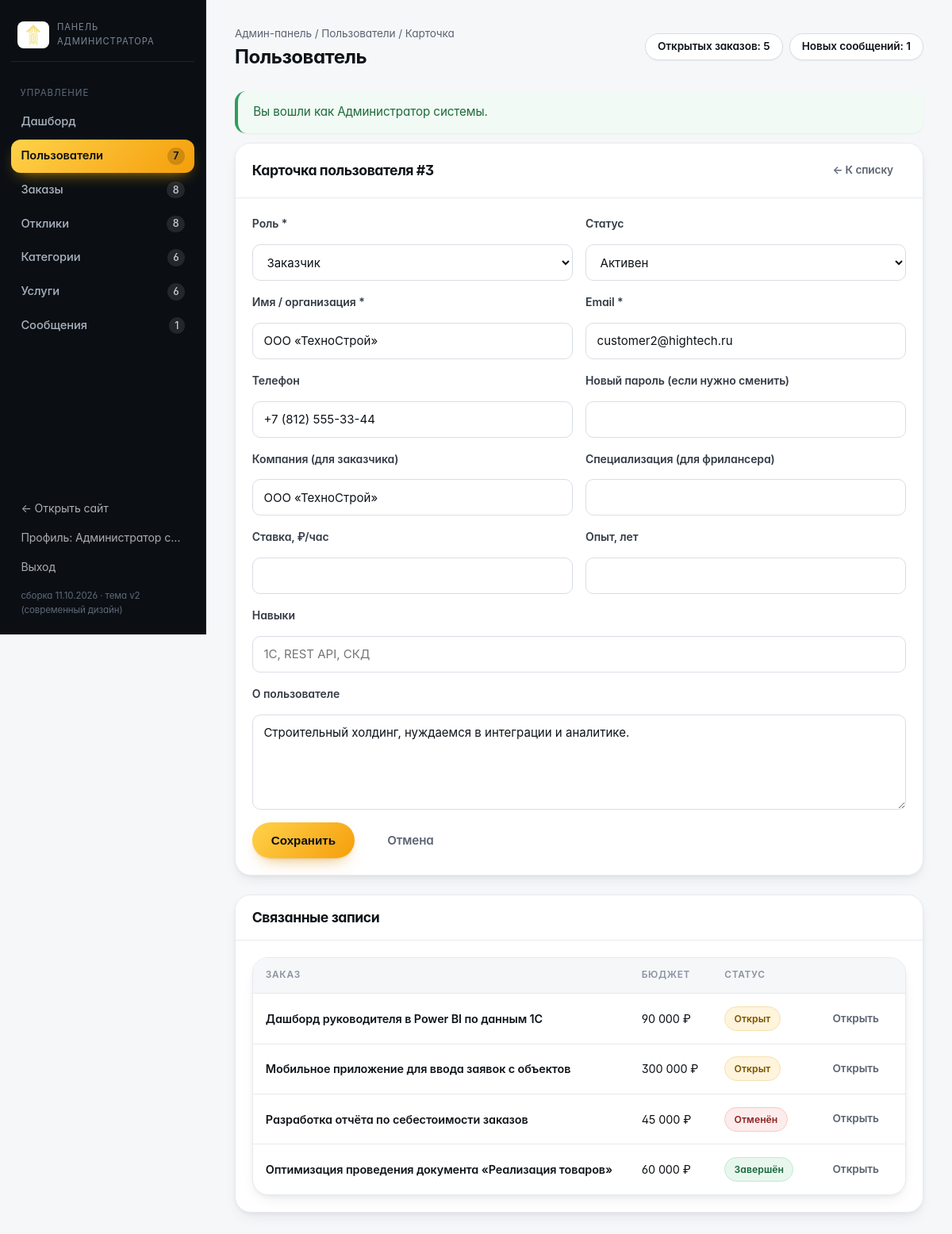
Page /admin/user-form.php?id=3 (signed in) on the committed database.
### tables this page shows
CREATE TABLE `users` (
    `id`             INT UNSIGNED NOT NULL AUTO_INCREMENT,
    `role`           ENUM('customer','freelancer','admin') NOT NULL DEFAULT 'customer',
    `name`           VARCHAR(120)  NOT NULL COMMENT 'ФИО / название организации',
    `email`          VARCHAR(160)  NOT NULL,
    `password_hash`  VARCHAR(255)  NOT NULL,
    `phone`          VARCHAR(40)   DEFAULT NULL,
    `company`        VARCHAR(160)  DEFAULT NULL COMMENT 'Компания заказчика',
    `specialization` VARCHAR(160)  DEFAULT NULL COMMENT 'Специализация фрилансера',
    `skills`         VARCHAR(500)  DEFAULT NULL COMMENT 'Навыки через запятую',
    `rate`           INT UNSIGNED  DEFAULT NULL COMMENT 'Ставка, руб./час',
    `experience`     TINYINT UNSIGNED DEFAULT NULL COMMENT 'Опыт работы, лет',
    `about`          TEXT          DEFAULT NULL,
    `status`         ENUM('active','blocked') NOT NULL DEFAULT 'active',
    `created_at`     DATETIME      NOT NULL DEFAULT CURRENT_TIMESTAMP,
    `last_login`     DATETIME      DEFAULT NULL,
    PRIMARY KEY (`id`),
    UNIQUE KEY `uq_users_email` (`email`),
    KEY `idx_users_role` (`role`),
    KEY `idx_users_status` (`status`)
);

CREATE TABLE `orders` (
    `id`            INT UNSIGNED NOT NULL AUTO_INCREMENT,
    `customer_id`   INT UNSIGNED NOT NULL,
    `category_id`   INT UNSIGNED DEFAULT NULL,
    `freelancer_id` INT UNSIGNED DEFAULT NULL COMMENT 'Исполнитель, принятый по отклику',
    `title`         VARCHAR(200) NOT NULL,
    `description`   TEXT         NOT NULL,
    `budget`        INT UNSIGNED NOT NULL DEFAULT 0 COMMENT 'Бюджет, руб.',
    `deadline`      DATE         DEFAULT NULL COMMENT 'Срок сдачи',
    `complexity`    ENUM('low','medium','high') NOT NULL DEFAULT 'medium',
    `skills`        VARCHAR(255) DEFAULT NULL COMMENT 'Требуемые навыки',
    `status`        ENUM('open','in_progress','completed','cancelled') NOT NULL DEFAULT 'open',
    `views`         INT UNSIGNED NOT NULL DEFAULT 0,
    `created_at`    DATETIME     NOT NULL DEFAULT CURRENT_TIMESTAMP,
    `updated_at`    DATETIME     NOT NULL DEFAULT CURRENT_TIMESTAMP ON UPDATE CURRENT_TIMESTAMP,
    PRIMARY KEY (`id`),
    KEY `idx_orders_status` (`status`),
    KEY `idx_orders_category` (`category_id`),
    KEY `fk_orders_customer` (`customer_id`),
    KEY `fk_orders_freelancer` (`freelancer_id`),
    CONSTRAINT `fk_orders_customer` FOREIGN KEY (`customer_id`)
        REFERENCES `users` (`id`) ON DELETE CASCADE ON UPDATE CASCADE,
    CONSTRAINT `fk_orders_freelancer` FOREIGN KEY (`freelancer_id`)
        REFERENCES `users` (`id`) ON DELETE SET NULL ON UPDATE CASCADE,
    CONSTRAINT `fk_orders_category` FOREIGN KEY (`category_id`)
        REFERENCES `categories` (`id`) ON DELETE SET NULL ON UPDATE CASCADE
);

### admin/user-form.php (the view, shortened to what the rows shown need)
<?php
$pageTitle  = 'Пользователь';
require __DIR__ . '/_header.php';
$id = (int) ($_GET['id'] ?? 0);
$userRow = $id > 0 ? q_one('SELECT * FROM users WHERE id = ?', [$id]) : null;
$data = [
    'role'           => $userRow['role']           ?? 'customer',
    'name'           => $userRow['name']           ?? '',
    'email'          => $userRow['email']          ?? '',
    'phone'          => $userRow['phone']          ?? '',
    'company'        => $userRow['company']        ?? '',
    'specialization' => $userRow['specialization'] ?? '',
    'skills'         => $userRow['skills']         ?? '',
    'rate'           => $userRow['rate']           ?? '',
    'experience'     => $userRow['experience']     ?? '',
    'about'          => $userRow['about']          ?? '',
    'status'         => $userRow['status']         ?? 'active',
];
$errors = [];
?>
<div class="panel">
    <div class="panel-head">
        <h2><?= $userRow ? 'Карточка пользователя #' . (int) $userRow['id'] : 'Новый пользователь' ?></h2>
        <a class="btn btn-sm btn-ghost" href="/admin/users.php">← К списку</a>
    </div>
    <div class="panel-body">
        <form method="post" action="/admin/user-form.php<?= $userRow ? '?id=' . (int) $userRow['id'] : '' ?>" data-validate novalidate>
            <div class="form-row">
                <div class="form-group">
                    <label for="role">Роль *</label>
                    <select id="role" name="role" required>
                        <option value="customer"   <?= $data['role'] === 'customer' ? 'selected' : '' ?>>Заказчик</option>
                    </select>
                </div>
                <div class="form-group">
                    <label for="status">Статус</label>
                    <select id="status" name="status">
                        <option value="active"  <?= $data['status'] === 'active' ? 'selected' : '' ?>>Активен</option>
                    </select>
                </div>
            </div>
            <div class="form-row">
                <div class="form-group">
                    <label for="name">Имя / организация *</label>
                    <input type="text" id="name" name="name" value="<?= e($data['name']) ?>" required
                           class="<?= isset($errors['name']) ? 'is-invalid' : '' ?>">
                </div>
                <div class="form-group">
                    <label for="email">Email *</label>
                    <input type="email" id="email" name="email" value="<?= e($data['email']) ?>" required
                           class="<?= isset($errors['email']) ? 'is-invalid' : '' ?>">
                </div>
            </div>
            <div class="form-row">
                <div class="form-group">
                    <label for="phone">Телефон</label>
                    <input type="tel" id="phone" name="phone" value="<?= e($data['phone']) ?>">
                </div>
            </div>
            <div class="form-row">
                <div class="form-group">
                    <label for="company">Компания (для заказчика)</label>
                    <input type="text" id="company" name="company" value="<?= e($data['company']) ?>">
                </div>
            </div>
            <div class="form-group">
                <label for="about">О пользователе</label>
                <textarea id="about" name="about" rows="4"><?= e($data['about']) ?></textarea>
            </div>
        </form>
    </div>
</div>
<?php if ($userRow): ?>
    <div class="panel">
        <div class="panel-head"><h2>Связанные записи</h2></div>
        <div class="panel-body">
            <?php if ($userRow['role'] === 'customer'): ?>
                <?php $userOrders = q_all('SELECT id, title, budget, status FROM orders WHERE customer_id = ? ORDER BY created_at DESC LIMIT 10', [$userRow['id']]); ?>
                <?php if ($userOrders): ?>
                    <div class="table-wrap">
                        <table class="data-table">
                            <thead><tr><th>Заказ</th><th>Бюджет</th><th>Статус</th><th></th></tr></thead>
                            <tbody>
                            <?php foreach ($userOrders as $o): ?>
                                <tr>
                                    <td class="cell-main"><?= e(excerpt($o['title'], 60)) ?></td>
                                    <td><?= e(money((int) $o['budget'])) ?></td>
                                    <td><span class="badge badge-<?= e(order_status_class($o['status'])) ?>"><?= e(order_status_label($o['status'])) ?></span></td>
                                    <td><a class="btn btn-sm btn-ghost" href="/admin/order-form.php?id=<?= (int) $o['id'] ?>">Открыть</a></td>
                                </tr>
                            <?php endforeach; ?>
                            </tbody>
                        </table>
                    </div>
                <?php else: ?>
                    <p class="text-muted">У заказчика пока нет заказов.</p>
                <?php endif; ?>
            <?php endif; ?>
        </div>
    </div>
<?php endif; ?>
<?php require __DIR__ . '/_footer.php'; ?>

### admin/_header.php (shortened to what the rows shown need)
<?php
require_once __DIR__ . '/../includes/functions.php';
$admin = require_role(['admin']);
$pageTitle  = $pageTitle ?? 'Админ-панель';
?>
<!DOCTYPE html>
<html lang="ru">
<head>
    <link rel="stylesheet" href="<?= asset('assets/css/base.css') ?>">
    <link rel="stylesheet" href="<?= asset('assets/css/app.css') ?>">
    <link rel="stylesheet" href="<?= asset('assets/css/theme.css') ?>">
</head>
<body class="admin-body">
<div class="admin-layout">
    <aside class="admin-sidebar">
        <div class="admin-sidebar-foot">
            <a href="/index.php" target="_blank">← Открыть сайт</a>
            <a href="/profile.php">Профиль: <?= e(excerpt($admin['name'], 16)) ?></a>
            <a href="/logout.php">Выход</a>
            <span style="display:block;padding:.5rem .75rem 0;font-size:.72rem;color:#5F6A77">сборка <?= APP_BUILD ?></span>
        </div>
    </aside>
    <div class="admin-content">
        <div class="admin-topbar">
            <div>
                <h1><?= e($pageTitle) ?></h1>
            </div>
        </div>

### rows in the picture
users: name "Администратор с…"
users: id "3", role "Заказчик", status "Активен", name "ООО «ТехноСтрой»", email "customer2@hightech.ru", phone "+7 (812) 555-33-44", company "ООО «ТехноСтрой»", about "Строительный холдинг, нуждаемся в интеграции и аналитике."
orders: title "Дашборд руководителя в Power BI по данным 1С", budget "90 000 ₽", status "Открыт"
orders: title "Мобильное приложение для ввода заявок с объектов", budget "300 000 ₽", status "Открыт"
orders: title "Разработка отчёта по себестоимости заказов", budget "45 000 ₽", status "Отменён"
orders: title "Оптимизация проведения документа «Реализация товаров»", budget "60 000 ₽", status "Завершён"

### other values in the picture
$item['label'] "Дашборд"
$item['label'] "Пользователи"
$item['count'] "7"
$item['label'] "Заказы"
$item['count'] "8"
$item['label'] "Отклики"
$item['label'] "Категории"
$item['count'] "6"
$item['label'] "Услуги"
$item['label'] "Сообщения"
$item['count'] "1"
APP_BUILD "11.10.2026 · тема v2 (современный дизайн)"
$breadcrumb "Пользователи / Карточка"
$pageTitle "Пользователь"
$counters['open'] "5"
